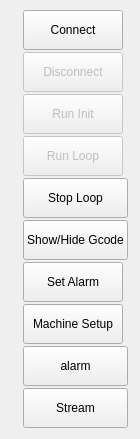
             <widget class="QWidget" name="page_5">
              <widget class="QWidget" name="layoutWidget">
               <property name="geometry">
                <rect>
                 <x>10</x>
                 <y>10</y>
                 <width>121</width>
                 <height>420</height>
                </rect>
               </property>
               <layout class="QGridLayout" name="gridLayout_2">
                <property name="sizeConstraint">
                 <enum>QLayout::SetMinimumSize</enum>
                </property>
                <property name="leftMargin">
                 <number>10</number>
                </property>
                <property name="spacing">
                 <number>2</number>
                </property>
                <item row="1" column="0">
                 <widget class="QPushButton" name="disconnect">
                  <property name="enabled">
                   <bool>false</bool>
                  </property>
                  <property name="sizePolicy">
                   <sizepolicy hsizetype="Fixed" vsizetype="Fixed">
                    <horstretch>0</horstretch>
                    <verstretch>0</verstretch>
                   </sizepolicy>
                  </property>
                  <property name="minimumSize">
                   <size>
                    <width>100</width>
                    <height>40</height>
                   </size>
                  </property>
                  <property name="text">
                   <string>Disconnect</string>
                  </property>
                 </widget>
                </item>
                <item row="4" column="0">
                 <widget class="QPushButton" name="btnstopcmv">
                  <property name="minimumSize">
                   <size>
                    <width>0</width>
                    <height>40</height>
                   </size>
                  </property>
                  <property name="text">
                   <string>Stop Loop</string>
                  </property>
                 </widget>
                </item>
                <item row="7" column="0">
                 <widget class="QPushButton" name="btnmachinesetup">
                  <property name="sizePolicy">
                   <sizepolicy hsizetype="Fixed" vsizetype="Fixed">
                    <horstretch>0</horstretch>
                    <verstretch>0</verstretch>
                   </sizepolicy>
                  </property>
                  <property name="minimumSize">
                   <size>
                    <width>100</width>
                    <height>40</height>
                   </size>
                  </property>
                  <property name="text">
                   <string>Machine Setup</string>
                  </property>
                 </widget>
                </item>
                <item row="5" column="0">
                 <widget class="QPushButton" name="gcodeshow">
                  <property name="enabled">
                   <bool>true</bool>
                  </property>
                  <property name="sizePolicy">
                   <sizepolicy hsizetype="Fixed" vsizetype="Fixed">
                    <horstretch>0</horstretch>
                    <verstretch>0</verstretch>
                   </sizepolicy>
                  </property>
                  <property name="minimumSize">
                   <size>
                    <width>100</width>
                    <height>40</height>
                   </size>
                  </property>
                  <property name="text">
                   <string>Show/Hide Gcode</string>
                  </property>
                 </widget>
                </item>
                <item row="3" column="0">
                 <widget class="QPushButton" name="runloop">
                  <property name="enabled">
                   <bool>false</bool>
                  </property>
                  <property name="sizePolicy">
                   <sizepolicy hsizetype="Fixed" vsizetype="Fixed">
                    <horstretch>0</horstretch>
                    <verstretch>0</verstretch>
                   </sizepolicy>
                  </property>
                  <property name="minimumSize">
                   <size>
                    <width>100</width>
                    <height>40</height>
                   </size>
                  </property>
                  <property name="text">
                   <string>Run Loop</string>
                  </property>
                 </widget>
                </item>
                <item row="8" column="0">
                 <widget class="QPushButton" name="alarm">
                  <property name="sizePolicy">
                   <sizepolicy hsizetype="Minimum" vsizetype="Fixed">
                    <horstretch>0</horstretch>
                    <verstretch>0</verstretch>
                   </sizepolicy>
                  </property>
                  <property name="minimumSize">
                   <size>
                    <width>0</width>
                    <height>40</height>
                   </size>
                  </property>
                  <property name="text">
                   <string>alarm</string>
                  </property>
                 </widget>
                </item>
                <item row="0" column="0">
                 <widget class="QPushButton" name="connect">
                  <property name="sizePolicy">
                   <sizepolicy hsizetype="Fixed" vsizetype="Fixed">
                    <horstretch>0</horstretch>
                    <verstretch>0</verstretch>
                   </sizepolicy>
                  </property>
                  <property name="minimumSize">
                   <size>
                    <width>100</width>
                    <height>40</height>
                   </size>
                  </property>
                  <property name="text">
                   <string>Connect</string>
                  </property>
                 </widget>
                </item>
                <item row="2" column="0">
                 <widget class="QPushButton" name="btninit">
                  <property name="enabled">
                   <bool>false</bool>
                  </property>
                  <property name="sizePolicy">
                   <sizepolicy hsizetype="Fixed" vsizetype="Fixed">
                    <horstretch>0</horstretch>
                    <verstretch>0</verstretch>
                   </sizepolicy>
                  </property>
                  <property name="minimumSize">
                   <size>
                    <width>100</width>
                    <height>40</height>
                   </size>
                  </property>
                  <property name="text">
                   <string>Run Init</string>
                  </property>
                 </widget>
                </item>
                <item row="6" column="0">
                 <widget class="QPushButton" name="btnalarmpage">
                  <property name="sizePolicy">
                   <sizepolicy hsizetype="Fixed" vsizetype="Fixed">
                    <horstretch>0</horstretch>
                    <verstretch>0</verstretch>
                   </sizepolicy>
                  </property>
                  <property name="minimumSize">
                   <size>
                    <width>100</width>
                    <height>40</height>
                   </size>
                  </property>
                  <property name="text">
                   <string>Set Alarm</string>
                  </property>
                  <property name="checkable">
                   <bool>true</bool>
                  </property>
                 </widget>
                </item>
                <item row="9" column="0">
                 <widget class="QPushButton" name="btnstream">
                  <property name="minimumSize">
                   <size>
                    <width>0</width>
                    <height>40</height>
                   </size>
                  </property>
                  <property name="text">
                   <string>Stream</string>
                  </property>
                 </widget>
                </item>
               </layout>
              </widget>
             </widget>
